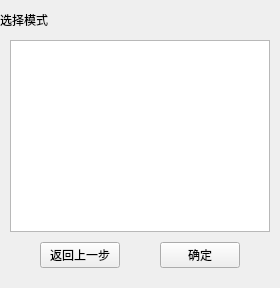
             <widget class="QWidget" name="pChoiceModePage">
              <layout class="QVBoxLayout" name="verticalLayout_4">
               <property name="spacing">
                <number>0</number>
               </property>
               <property name="leftMargin">
                <number>0</number>
               </property>
               <property name="topMargin">
                <number>0</number>
               </property>
               <property name="rightMargin">
                <number>0</number>
               </property>
               <property name="bottomMargin">
                <number>0</number>
               </property>
               <item>
                <spacer name="verticalSpacer_5">
                 <property name="orientation">
                  <enum>Qt::Vertical</enum>
                 </property>
                 <property name="sizeType">
                  <enum>QSizePolicy::Fixed</enum>
                 </property>
                 <property name="sizeHint" stdset="0">
                  <size>
                   <width>20</width>
                   <height>10</height>
                  </size>
                 </property>
                </spacer>
               </item>
               <item>
                <layout class="QHBoxLayout" name="horizontalLayout_3">
                 <property name="spacing">
                  <number>0</number>
                 </property>
                 <item>
                  <widget class="QLabel" name="pChoiceModePageTitle">
                   <property name="styleSheet">
                    <string notr="true">font: 16pt &quot;等线&quot;;</string>
                   </property>
                   <property name="text">
                    <string>选择模式</string>
                   </property>
                  </widget>
                 </item>
                 <item>
                  <spacer name="horizontalSpacer_2">
                   <property name="orientation">
                    <enum>Qt::Horizontal</enum>
                   </property>
                   <property name="sizeHint" stdset="0">
                    <size>
                     <width>40</width>
                     <height>20</height>
                    </size>
                   </property>
                  </spacer>
                 </item>
                </layout>
               </item>
               <item>
                <spacer name="verticalSpacer_4">
                 <property name="orientation">
                  <enum>Qt::Vertical</enum>
                 </property>
                 <property name="sizeType">
                  <enum>QSizePolicy::Fixed</enum>
                 </property>
                 <property name="sizeHint" stdset="0">
                  <size>
                   <width>20</width>
                   <height>10</height>
                  </size>
                 </property>
                </spacer>
               </item>
               <item>
                <layout class="QHBoxLayout" name="horizontalLayout_5">
                 <property name="spacing">
                  <number>0</number>
                 </property>
                 <item>
                  <spacer name="horizontalSpacer_9">
                   <property name="orientation">
                    <enum>Qt::Horizontal</enum>
                   </property>
                   <property name="sizeType">
                    <enum>QSizePolicy::Fixed</enum>
                   </property>
                   <property name="sizeHint" stdset="0">
                    <size>
                     <width>10</width>
                     <height>20</height>
                    </size>
                   </property>
                  </spacer>
                 </item>
                 <item>
                  <widget class="QTableWidget" name="pChoiceTableWidget"/>
                 </item>
                 <item>
                  <spacer name="horizontalSpacer_10">
                   <property name="orientation">
                    <enum>Qt::Horizontal</enum>
                   </property>
                   <property name="sizeType">
                    <enum>QSizePolicy::Fixed</enum>
                   </property>
                   <property name="sizeHint" stdset="0">
                    <size>
                     <width>10</width>
                     <height>20</height>
                    </size>
                   </property>
                  </spacer>
                 </item>
                </layout>
               </item>
               <item>
                <spacer name="verticalSpacer_3">
                 <property name="orientation">
                  <enum>Qt::Vertical</enum>
                 </property>
                 <property name="sizeType">
                  <enum>QSizePolicy::Fixed</enum>
                 </property>
                 <property name="sizeHint" stdset="0">
                  <size>
                   <width>20</width>
                   <height>10</height>
                  </size>
                 </property>
                </spacer>
               </item>
               <item>
                <layout class="QHBoxLayout" name="horizontalLayout_4">
                 <property name="spacing">
                  <number>0</number>
                 </property>
                 <item>
                  <spacer name="horizontalSpacer_7">
                   <property name="orientation">
                    <enum>Qt::Horizontal</enum>
                   </property>
                   <property name="sizeHint" stdset="0">
                    <size>
                     <width>40</width>
                     <height>20</height>
                    </size>
                   </property>
                  </spacer>
                 </item>
                 <item>
                  <widget class="QPushButton" name="choiceMReturnButton">
                   <property name="styleSheet">
                    <string notr="true">font: 16pt &quot;等线&quot;;</string>
                   </property>
                   <property name="text">
                    <string>返回上一步</string>
                   </property>
                  </widget>
                 </item>
                 <item>
                  <spacer name="horizontalSpacer_16">
                   <property name="orientation">
                    <enum>Qt::Horizontal</enum>
                   </property>
                   <property name="sizeHint" stdset="0">
                    <size>
                     <width>40</width>
                     <height>20</height>
                    </size>
                   </property>
                  </spacer>
                 </item>
                 <item>
                  <widget class="QPushButton" name="pChoiceNextButton">
                   <property name="styleSheet">
                    <string notr="true">font: 16pt &quot;等线&quot;;</string>
                   </property>
                   <property name="text">
                    <string>确定</string>
                   </property>
                  </widget>
                 </item>
                 <item>
                  <spacer name="horizontalSpacer_8">
                   <property name="orientation">
                    <enum>Qt::Horizontal</enum>
                   </property>
                   <property name="sizeHint" stdset="0">
                    <size>
                     <width>40</width>
                     <height>20</height>
                    </size>
                   </property>
                  </spacer>
                 </item>
                </layout>
               </item>
               <item>
                <spacer name="verticalSpacer_6">
                 <property name="orientation">
                  <enum>Qt::Vertical</enum>
                 </property>
                 <property name="sizeType">
                  <enum>QSizePolicy::Fixed</enum>
                 </property>
                 <property name="sizeHint" stdset="0">
                  <size>
                   <width>20</width>
                   <height>20</height>
                  </size>
                 </property>
                </spacer>
               </item>
              </layout>
             </widget>
